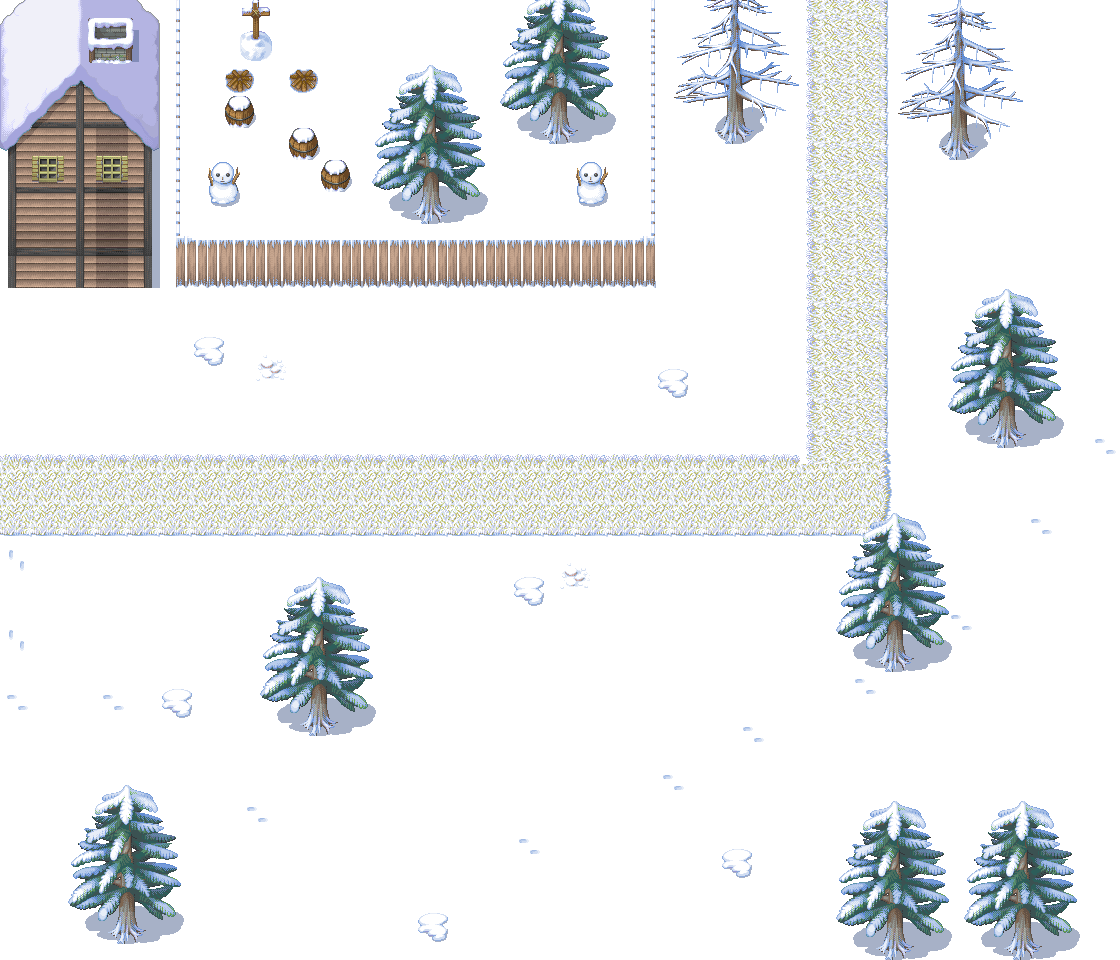

Below is a game level as drawn by its tile map, then a one-line description and the .tmx that defines it (tile-layer data replaced by summaries):
An orthogonal 70x60 tile map with 16x16 px tiles, 3 tile layers (background, first, second) and 36 objects (12x barrier, 6x semi-transparent, 2x entrance).

<map version="1.0" orientation="orthogonal" width="70" height="60" tilewidth="16" tileheight="16">
 <properties>
  <property name="scene-type" value="field" />
  <property name="sound" value="sounds/glacier.mp3" />
  <property name="tmx" value="maps/M406.tmx" />
 </properties>
 <tileset firstgid="1" name="021-SnowTown01" tilewidth="16" tileheight="16">
  <image source="021-SnowTown01.png" width="256" height="1280" />
 </tileset>
 <layer name="background" width="70" height="60">
  <data>[4200 cells, 4200 non-empty, 4 distinct tile ids]</data>
 </layer>
 <layer name="first" width="70" height="60">
  <data>[4200 cells, 1532 non-empty, 403 distinct tile ids]</data>
 </layer>
 <layer name="second" width="70" height="60">
  <data>[4200 cells, 224 non-empty, 122 distinct tile ids]</data>
 </layer>
 <objectgroup name="entrances" width="70" height="60">
  <object name="snow-west" type="entrance" x="0" y="448" width="32" height="80">
   <properties>
    <property name="ID" value="M006" />
    <property name="dest" value="city-east-1" />
   </properties>
  </object>
  <object name="snow-north" type="entrance" x="816" y="0" width="64" height="32">
   <properties>
    <property name="ID" value="M401" />
    <property name="dest" value="freeze-1-south" />
   </properties>
  </object>
 </objectgroup>
 <objectgroup name="barriers" width="70" height="60">
  <object type="barrier" x="0" y="-16" width="1120" height="16" />
  <object type="barrier" x="0" y="960" width="1120" height="16" />
  <object type="barrier" x="-16" y="-16" width="16" height="992" />
  <object type="barrier" x="1120" y="-16" width="16" height="992" />
  <object type="barrier" x="0" y="0" width="656" height="288" />
  <object type="barrier" x="272" y="688" width="96" height="48" />
  <object type="barrier" x="80" y="896" width="96" height="48" />
  <object type="barrier" x="848" y="912" width="224" height="48" />
  <object type="barrier" x="960" y="400" width="96" height="48" />
  <object type="barrier" x="688" y="96" width="96" height="48" />
  <object type="barrier" x="912" y="112" width="96" height="48" />
  <object type="barrier" x="854" y="624" width="96" height="48" />
 </objectgroup>
 <objectgroup name="semi-transparents" width="70" height="60">
  <object type="semi-transparent" x="64" y="784" width="112" height="128" />
  <object type="semi-transparent" x="256" y="576" width="112" height="128" />
  <object type="semi-transparent" x="944" y="288" width="112" height="128" />
  <object type="semi-transparent" x="672" y="-16" width="112" height="128" />
  <object type="semi-transparent" x="896" y="0" width="112" height="128" />
  <object type="semi-transparent" x="838" y="512" width="112" height="128" />
 </objectgroup>
 <objectgroup name="objects" width="70" height="60">
  <object x="131" y="576">
   <properties>
    <property name="ID" value="E301" />
    <property name="flags" value="F301,F307,F311,F315,F303,F309,F305" />
   </properties>
  </object>
  <object x="309" y="437">
   <properties>
    <property name="ID" value="E301" />
    <property name="flags" value="F301,F309,F307,F306,F315,F311,F304" />
   </properties>
  </object>
  <object x="696" y="317">
   <properties>
    <property name="ID" value="E301" />
    <property name="flags" value="F301,F315,F302,F314,F312,F313,F311" />
   </properties>
  </object>
  <object x="673" y="648">
   <properties>
    <property name="ID" value="E301" />
    <property name="flags" value="F301,F313,F307,F309,F311,F312,F308" />
   </properties>
  </object>
  <object x="425" y="823">
   <properties>
    <property name="ID" value="E301" />
    <property name="flags" value="F301,F308,F305,F313,F315,F311,F302" />
   </properties>
  </object>
  <object x="501" y="539">
   <properties>
    <property name="ID" value="E302" />
    <property name="flags" value="F302,F314,F305,F310,F303,F308,F309" />
   </properties>
  </object>
  <object x="723" y="475">
   <properties>
    <property name="ID" value="E302" />
    <property name="flags" value="F302,F310,F307,F301,F312,F314,F315" />
   </properties>
  </object>
  <object x="525" y="705">
   <properties>
    <property name="ID" value="E302" />
    <property name="flags" value="F302,F312,F311,F306,F315,F305,F301" />
   </properties>
  </object>
  <object x="483" y="444">
   <properties>
    <property name="ID" value="E303" />
    <property name="flags" value="F302,F311,F313,F310,F309,F306,F312" />
   </properties>
  </object>
  <object x="876" y="696">
   <properties>
    <property name="ID" value="E303" />
    <property name="flags" value="F302,F310,F306,F313,F304,F312,F303" />
   </properties>
  </object>
  <object x="845" y="241">
   <properties>
    <property name="ID" value="E303" />
    <property name="flags" value="F303,F315,F305,F310,F312,F313,F314" />
   </properties>
  </object>
  <object x="999" y="235">
   <properties>
    <property name="ID" value="E303" />
    <property name="flags" value="F303,F315,F308,F314,F311,F305,F304" />
   </properties>
  </object>
  <object x="117" y="353">
   <properties>
    <property name="ID" value="E304" />
    <property name="flags" value="F303,F306,F311,F312,F310,F308,F301" />
   </properties>
  </object>
  <object x="384" y="372">
   <properties>
    <property name="ID" value="E304" />
    <property name="flags" value="F303,F307,F310,F306,F301,F311,F315" />
   </properties>
  </object>
  <object x="452" y="620">
   <properties>
    <property name="ID" value="E308" />
    <property name="flags" value="F303,F310,F308,F313,F307,F302,F309" />
   </properties>
  </object>
  <object x="607" y="821">
   <properties>
    <property name="ID" value="E308" />
    <property name="flags" value="F303,F305,F304,F306,F313,F315,F309" />
   </properties>
  </object>
 </objectgroup>
</map>
